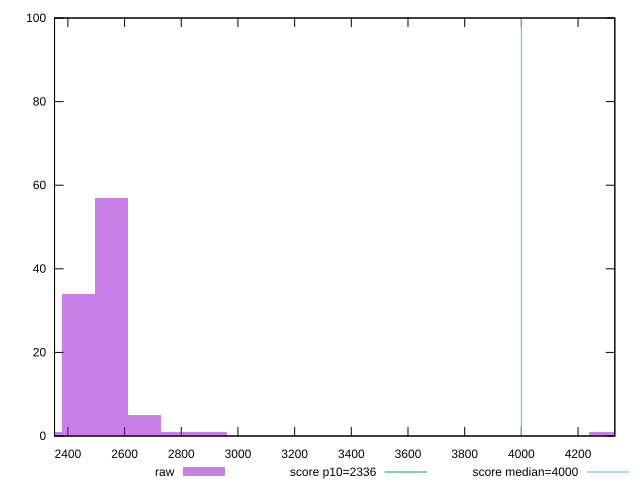

This figure's gnuplot source:
reset

$raw <<EOF
4295.66940099963 1
2554.18180599978 57
2438.08263299979 34
2670.28097899977 5
2902.47932499975 1
2786.38015199976 1
2321.9834599998003 1
EOF

set key outside below
set boxwidth 116.09917299999
set xrange [2352.8495000000003:4329.7725]
set yrange [0:100]
set trange [0:100]
set style fill transparent solid 0.5 noborder

set parametric
set terminal svg size 640, 490 enhanced background rgb 'white'
set output "report_00011_2021-02-09T10:53:21.242Z/first-meaningful-paint/samples/pages+cached/raw/histogram.svg"

plot $raw title "raw" with boxes, \
     2336,t title "score p10=2336", \
     4000,t title "score median=4000"

reset
